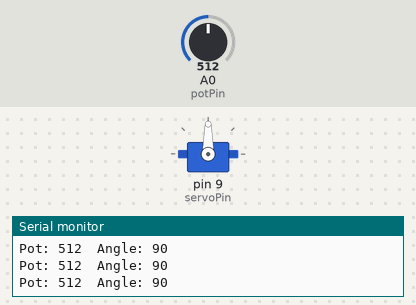
This sketch was run on a simulated Arduino Uno, built with avr-gcc and run on an emulated ATmega328P. On the bench: servo, the last lines printed to the serial monitor. The inputs (shaded band) are chosen by the test bench; at power-on: A0 (potPin) = 512.

Above: at 1.2 s.
1.3 s: A0 (potPin) set to 106
At 2.0 s:
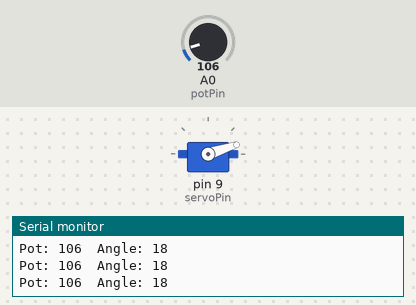
2.8 s: A0 (potPin) set to 89
At 3.4 s:
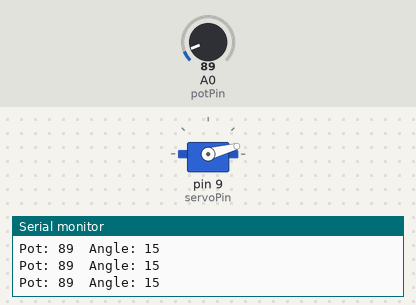
5.8 s: A0 (potPin) set to 122
At 6.7 s:
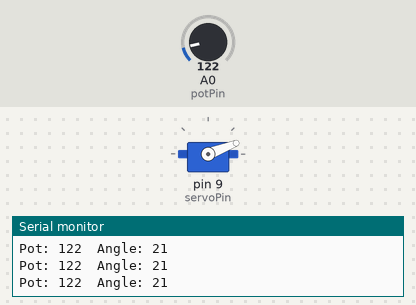
7.3 s: A0 (potPin) set to 306
At 8.1 s:
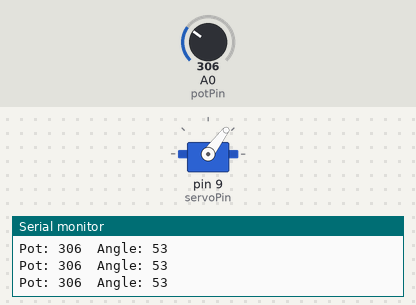
8.8 s: A0 (potPin) set to 557
At 9.5 s:
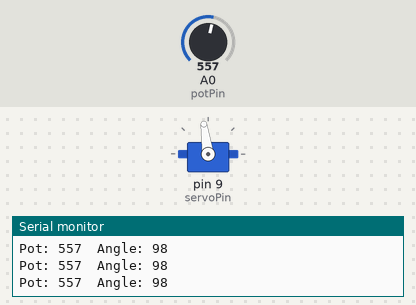
11.8 s: A0 (potPin) set to 580
At 12.8 s:
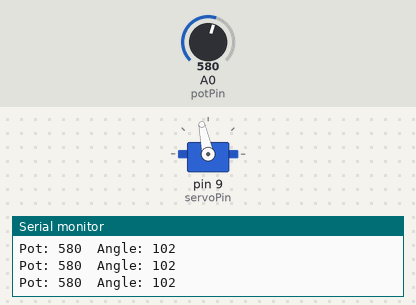
Timing chart, 0 to 14.3 s (numbered marks = the images above; inputs shaded):
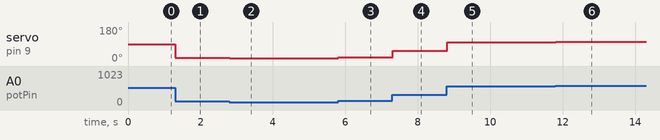

The sketch:

sketch.ino
```cpp
#include <Servo.h>

Servo myServo;
const int potPin = A0;
const int servoPin = 9;

void setup() {
  myServo.attach(servoPin);
  Serial.begin(9600);
}

void loop() {
  int potValue = analogRead(potPin);              // 0 to 1023
  int angle = map(potValue, 0, 1023, 0, 180);      // convert to 0-180 degrees

  myServo.write(angle);

  Serial.print("Pot: ");
  Serial.print(potValue);
  Serial.print("  Angle: ");
  Serial.println(angle);

  delay(15); // small delay lets the servo catch up smoothly
}
```

Measured:
- after the input at 1.3 s, servo on pin 9 (servoPin): 90° → 18° at once
- after the input at 2.8 s, servo on pin 9 (servoPin): 18° → 15° at once
- after the input at 5.8 s, servo on pin 9 (servoPin): 15° → 21° at once
- after the input at 7.3 s, servo on pin 9 (servoPin): 21° → 53° at once
- after the input at 8.8 s, servo on pin 9 (servoPin): 53° → 98° at once
- after the input at 11.8 s, servo on pin 9 (servoPin): 98° → 102° at once
